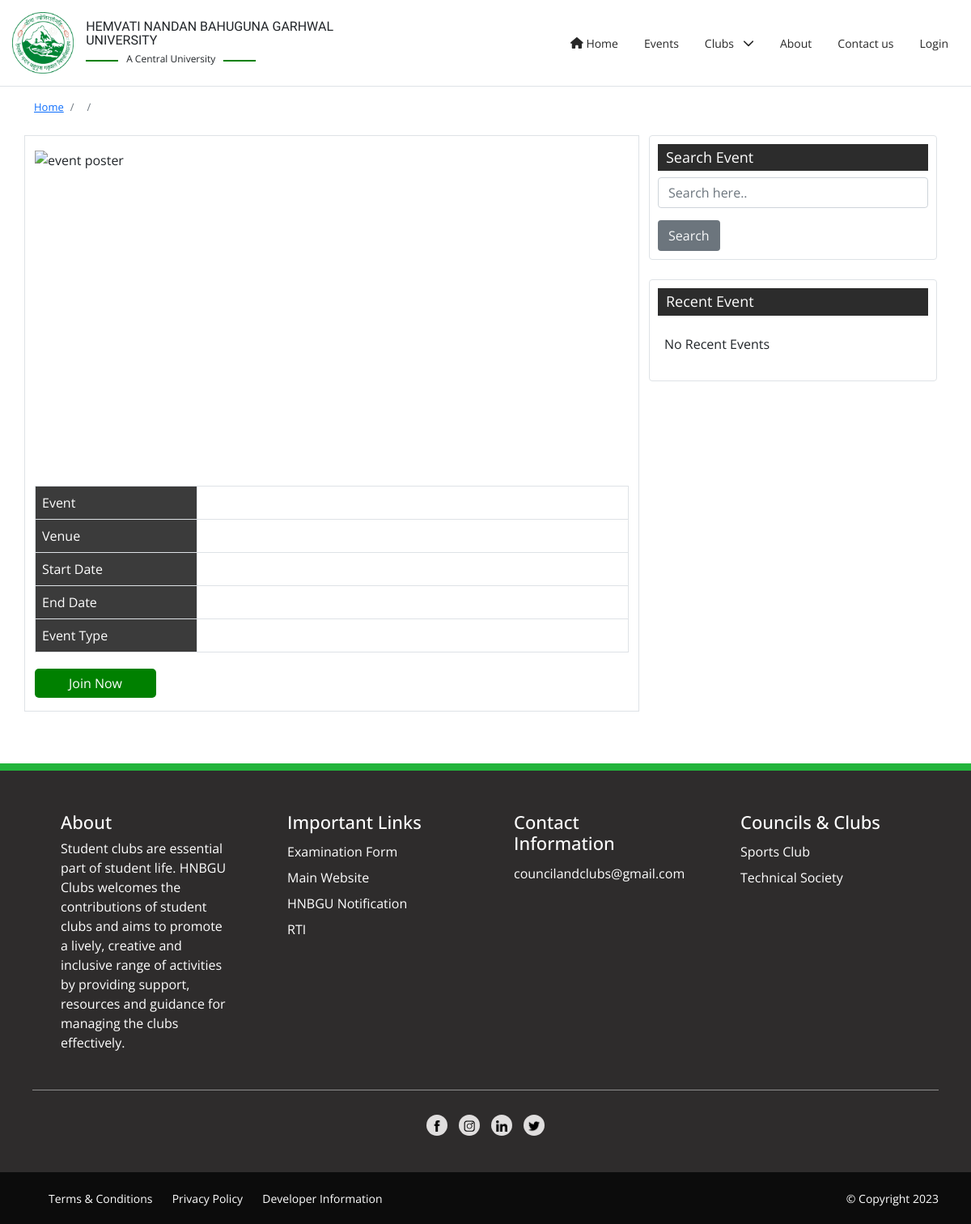
/event-view.php?cc_name=Sports and Athletic Club, run on an earlier commit of the app's database.
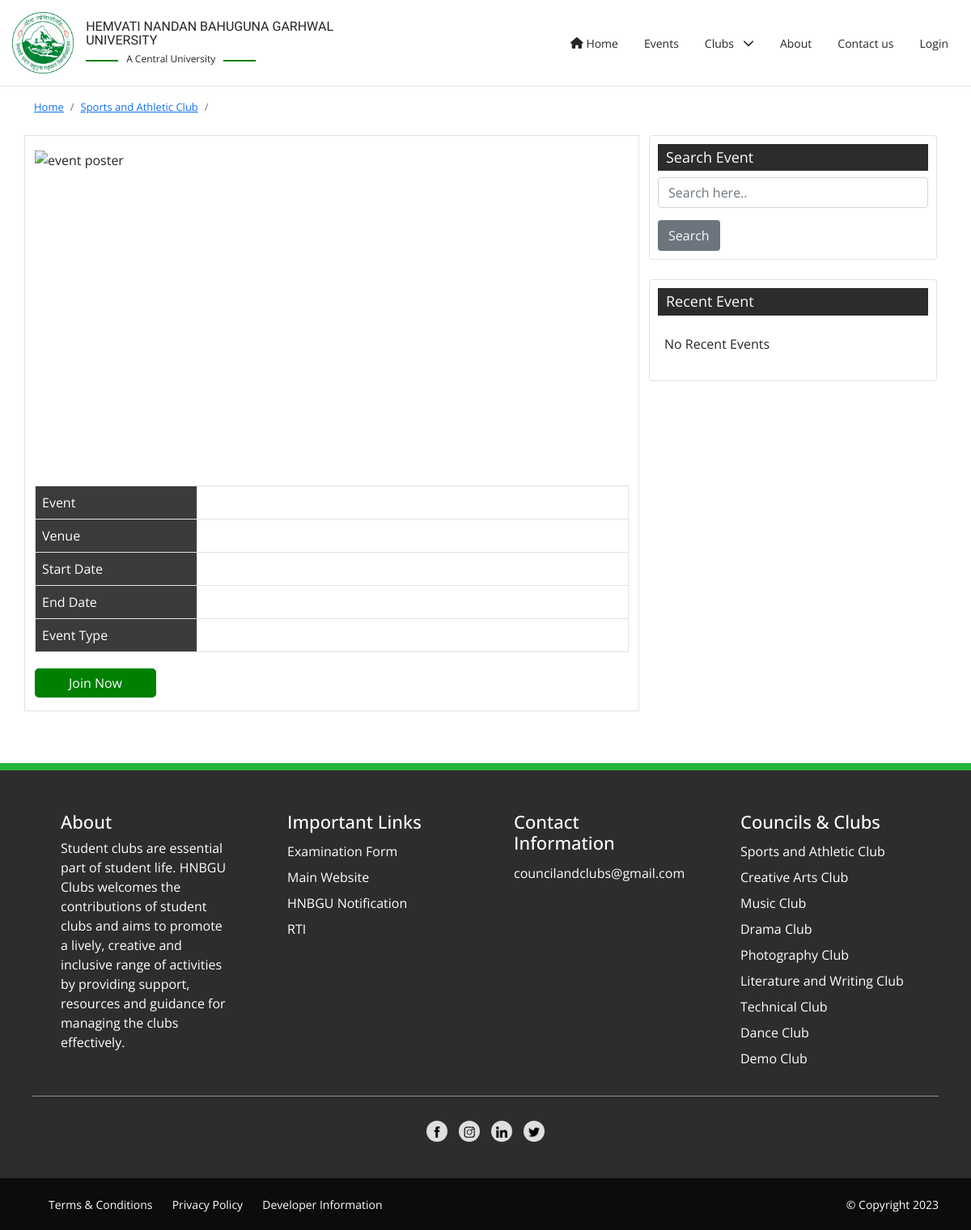
And on a later commit of the database.
### tables this page shows
CREATE TABLE `club_info` (
  `id` int(11) NOT NULL,
  `club_name` varchar(100) NOT NULL,
  `club_description` varchar(6000) NOT NULL,
  `club_requirement` varchar(1000) NOT NULL,
  `c_image` varchar(100) NOT NULL,
  `club_table` varchar(1000) DEFAULT NULL,
  `verify` varchar(10) NOT NULL DEFAULT '0',
  `date` date NOT NULL DEFAULT current_timestamp()
);

### event-view.php (the view, shortened to what the changed rows need)
<?php
  include "master.php";
  include "header.php";
  $club_name = $_GET['cc_name'];
  $eventid = $_GET['event_id'];
  $sql_query = "SELECT * FROM `event-list` WHERE id= '{$eventid}'";
  $sql_output = mysqli_query($conn,$sql_query);
  $data = mysqli_fetch_assoc($sql_output);
?>
    <section id="event-details">
      <main class="container">
        <div class="row">
          <div class="col-md-12 mt-3">
            <nav aria-label="breadcrumb">
              <ol class="breadcrumb">
                <li class="breadcrumb-item"><a href="home">Home</a></li>
                <?php
                  $clubINFO = "SELECT * FROM club_info WHERE club_name='{$club_name}'";
                  $clubINFOQuery = mysqli_query($conn,$clubINFO);
                  if($clubINFOQuery){
                    $cDATA = mysqli_fetch_assoc($clubINFOQuery);
                    echo '<li class="breadcrumb-item"><a href="clubs?cc_name='.$cDATA['club_name'].'&club_id='.$cDATA['id'].'">'.$cDATA['club_name'].'</a></li>';
                  }
                ?>
                <li class="breadcrumb-item active" aria-current="page"><?php echo $data['event_name'] ?></li>
              </ol>
            </nav>
          </div>
          <div class="col-md-4">
            <div class="row mt-2">
              <div class="col-md-12">
                <div class="event-search border rounded">
                  <h2>Search Event</h2>
                </div>
              </div>
            </div>
            <div class="row mt-4">
              <div class="col-md-12">
                <div class="recent-events border rounded">
                  <h2>Recent Event</h2>
                </div>
              </div>
            </div>
          </div>
        </div>
      </main>
    </section>
<?php include "footer.php" ?>

### footer.php (shortened to what the changed rows need)
<div class="main-wrap">
        <div class="footer-wrap">
            <div class="footer-wrap-1">
                <div class="footer-section">
                    <h1>About</h1>
                </div>
                <div class="footer-section">
                    <h1>Important Links</h1>
                </div>
                <div class="footer-section">
                    <h1>Contact Information</h1>
                </div>
                <div class="footer-section">
                  <h1>Councils & Clubs</h1>
                  <?php
                    $club_list_footer = "SELECT * FROM club_info";
                    $club_list_footer_query = mysqli_query($conn,$club_list_footer);
                    if(mysqli_num_rows($club_list_footer_query)){
                      while($data = mysqli_fetch_assoc($club_list_footer_query)){
                        echo'<a href="'.$data['club_name'].'">'.$data['club_name'].'</a>';
                      }
                    }
                  ?>
                </div>
            </div>
        </div>
    </div>

What changed in the data, as far as the page shows it:
removed club_info: club_name "Sports Club"
removed club_info: club_name "Technical Society"
added club_info: club_name "Sports and Athletic Club"
added club_info: club_name "Creative Arts Club"
added club_info: club_name "Music Club"
added club_info: club_name "Drama Club"
added club_info: club_name "Photography Club"
added club_info: club_name "Literature and Writing Club"
added club_info: club_name "Technical Club"
added club_info: club_name "Dance Club"
added club_info: club_name "Demo Club"
